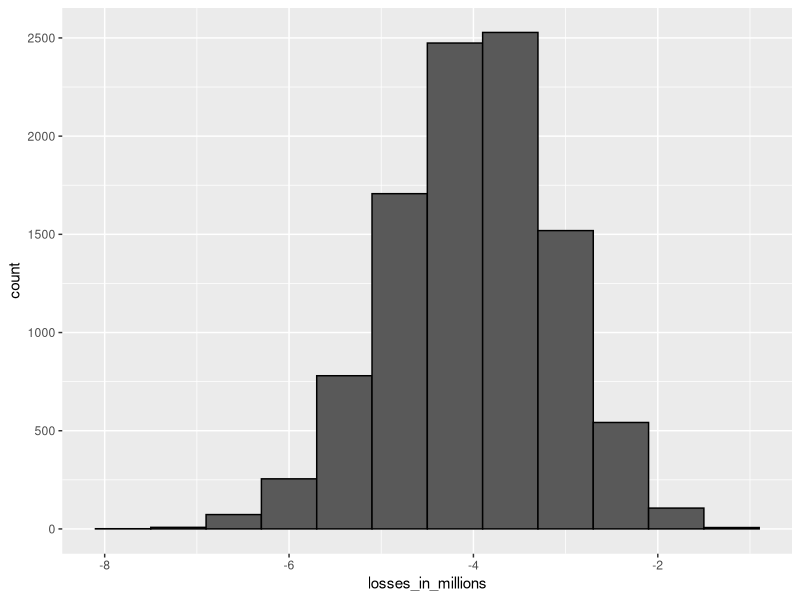

Write R code to recreate this figure.
#Code: Interest rate sampling model

n <- 1000
loss_per_foreclosure <- -200000
p <- 0.02
defaults <- sample( c(0,1), n, prob=c(1-p, p), replace = TRUE)
sum(defaults * loss_per_foreclosure)

#Code: Interest rate Monte Carlo simulation

B <- 10000
losses <- replicate(B, {
  defaults <- sample( c(0,1), n, prob=c(1-p, p), replace = TRUE) 
  sum(defaults * loss_per_foreclosure)
})

#Code: Plotting expected losses

library(tidyverse)
data.frame(losses_in_millions = losses/10^6) %>%
  ggplot(aes(losses_in_millions)) +
  geom_histogram(binwidth = 0.6, col = "black")



#Code: Expected value and standard error of the sum of 1,000 loans

n*(p*loss_per_foreclosure + (1-p)*0)    # expected value 
sqrt(n)*abs(loss_per_foreclosure)*sqrt(p*(1-p))    # standard error


#Code: Calculating interest rate for 1% probability of losing money

l <- loss_per_foreclosure
z <- qnorm(0.01)
x <- -l*( n*p - z*sqrt(n*p*(1-p)))/ ( n*(1-p) + z*sqrt(n*p*(1-p)))
x/180000    # interest rate
loss_per_foreclosure*p + x*(1-p)    # expected value of the profit per loan
n*(loss_per_foreclosure*p + x*(1-p)) # expected value of the profit over n loans


#Code: Monte Carlo simulation for 1% probability of losing money

#Note that your results will vary from the video because the seed is not set.

B <- 100000
profit <- replicate(B, {
  draws <- sample( c(x, loss_per_foreclosure), n, 
                   prob=c(1-p, p), replace = TRUE) 
  sum(draws)
})
mean(profit)    # expected value of the profit over n loans
mean(profit<0)    # probability of losing money



# Code: Expected value with higher default rate and interest rate

p <- .04
loss_per_foreclosure <- -200000
r <- 0.05
x <- r*180000
loss_per_foreclosure*p + x*(1-p)

#Code: Calculating number of loans for desired probability of losing money
#The number of loans required is:
  
  z <- qnorm(0.01)
l <- loss_per_foreclosure
n <- ceiling((z^2*(x-l)^2*p*(1-p))/(l*p + x*(1-p))^2)
n    # number of loans required
n*(loss_per_foreclosure*p + x * (1-p))    # expected profit over n loans



#Code: Monte Carlo simulation with known default probability
#This Monte Carlo simulation estimates the expected profit given a known probability of default  𝑝=0.04 . Note that your results will differ from the video because the seed is not set.

B <- 10000
p <- 0.04
x <- 0.05 * 180000
profit <- replicate(B, {
  draws <- sample( c(x, loss_per_foreclosure), n, 
                   prob=c(1-p, p), replace = TRUE) 
  sum(draws)
})
mean(profit)



#Code: Monte Carlo simulation with unknown default probability
#This Monte Carlo simulation estimates the expected profit given an unknown probability of default  0.03≤𝑝≤0.05 , modeling the situation where an event changes the probability of default for all borrowers simultaneously. Note that your results will differ from the video because the seed is not set.

p <- 0.04
x <- 0.05*180000
profit <- replicate(B, {
  new_p <- 0.04 + sample(seq(-0.01, 0.01, length = 100), 1)
  draws <- sample( c(x, loss_per_foreclosure), n, 
                   prob=c(1-new_p, new_p), replace = TRUE)
  sum(draws)
})
mean(profit)    # expected profit
mean(profit < 0)    # probability of losing money
mean(profit < -10000000)    # probability of losing over $10 million